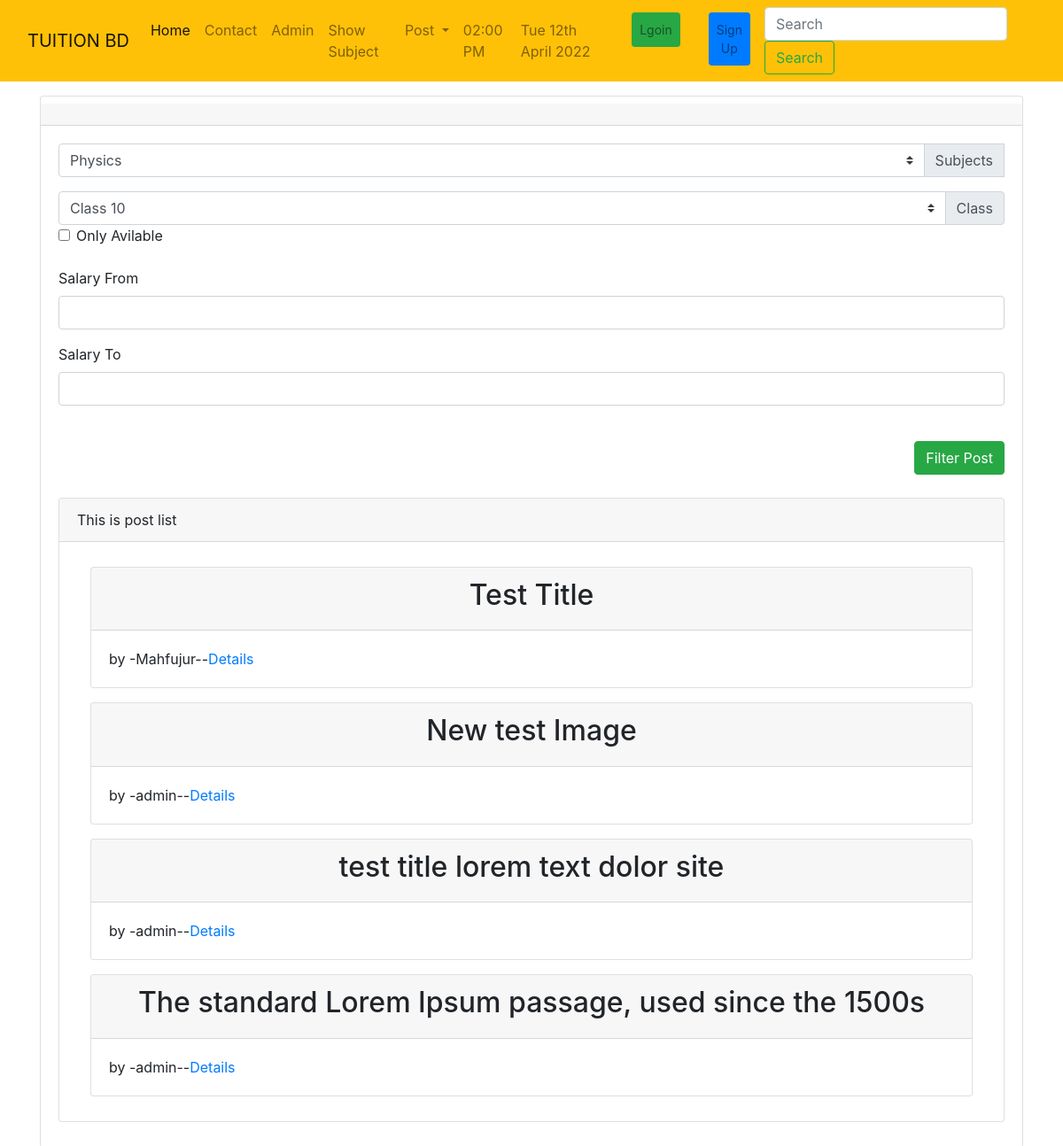
The page /tuition/postlist/ on the database its author committed.
### tuition/models.py (models this page shows, shortened)
class Post(models.Model):
    CATEGORY = (('Teacher', 'Teacher'), ('Student', 'Student'))
    MY_CHOICES = (('Bangla', 'Bangla'),
                  ('English', 'English'),
                  ('Urdu', 'Urdu'),
                  ('Arabic', 'Arabic'),
                  ('Hindi', 'Hindi'))
    user = models.ForeignKey(
        User, on_delete=models.CASCADE, blank=True, null=True)
    id = models.AutoField(primary_key=True)
    title = models.CharField(max_length=100)
    slug = models.CharField(max_length=100, default=title)
    email = models.EmailField()
    salary = models.IntegerField()
    details = models.TextField()
    availabe = models.BooleanField(default=True)
    category = models.CharField(max_length=100, choices=CATEGORY)
    created_at = models.DateTimeField(default=now)
    image = models.ImageField(default='default.jpg',
                              upload_to='tuition/images')
    medium = MultiSelectField(
        choices=MY_CHOICES, max_choices=3, max_length=100, default='Bangla')
    subject = models.ManyToManyField(Subject, related_name='subject_set')
    class_in = models.ManyToManyField(Class_in, related_name='class_set')

### tuition/views.py (the view)
# urls.py: path('postlist/', PostListView.as_view(), name="postlist"),
class PostListView(ListView):
    template_name = 'tuition/postlist.html'
    queryset = Post.objects.all()
    context_object_name = 'posts'
    def get_context_data(self, *args, **kwargs):
        context = super().get_context_data(*args, **kwargs)
        context['posts'] = context.get('object_list')
        context['msg'] = "This is post list"
        context['subjects'] = Subject.objects.all()
        context['classes'] = Class_in.objects.all()
        return context

### tuition/models.py (called while the page is built)
    def __str__(self):
        return self.name

    def __str__(self):
        return self.name

### templates/tuition/postlist.html (shortened to what this page needs)
{% extends 'index.html' %} {% block body %}
<div class="container py-2">
    <div class="card my-2 py-2">
        <div class="card-header">
        </div>
        <div class="card-body">
                <form action="/tuition/filter/" method="POST">
                  <div>
                    <div class="input-group mb-2 pb-2">
                        <select class="custom-select" name="subject" id="inputGroupSelect02">
                        {% for i in subjects %}
                             <option value="{{ i }}">{{ i }}</option>
                        {% endfor %}
                        </select>
                        <div class="input-group-append">
                        <label class="input-group-text" for="inputGroupSelect02">Subjects</label>
                    </div>
                    <br>
                  </div>
                  <div>
                        <div class="input-group ">
                            <select class="custom-select" name="class_in" id="inputGroupSelect02">
                                {% for i in classes %}
                            <option value="{{ i }}">{{ i }}</option>
                            {% endfor %}
                            </select>
                            <div class="input-group-append">
                            <label class="input-group-text" for="inputGroupSelect02">Class</label>
                        </div>
                    </div>
                    <div class="form-group form-check">
                        <input type="checkbox" class="form-check-input" name="availabe">
                        <label for="">Only Avilable</label>
                    </div>
                    <div class="form-group">
                        <label for=""> Salary From</label>
                        <input type="number" class="form-control" name="salary_from">
                    </div>
                    <div class="form-group">
                        <label for=""> Salary To</label>
                        <input type="number" class="form-control" name="salary_to">
                    </div>
                    <br>
                    <button type="submit" class="btn btn-success float-right">Filter Post</button>
            </form>
        </div>
    </div>
    <br>
    <br>
  <div class="card">
    <div class="card-header">{{ msg }}</div>
    <div class="card-body">
        <div class="col-md-12">
          <div class="row">
            {% for p in posts %}
            <div class="col-md-12 py-2">
              <div class="card">
                <div class="card-header">
                  <h2 class="text-center">{{p.title}}</h2>
                </div>
                <div class="card-body">
                  by -{{ p.user.username }}--<a
                    href="/tuition/postdetail/{{p.id}}"
                    >Details</a
                  >
                  <br />
                </div>
              </div>
            </div>
            {% endfor %}
          </div>
        </div>
      </div>
    </div>
  </div>
{% endblock body %}

### rows shown on the page
Post: title "Test Title", user.username "Mahfujur"
Post: title "New test Image", user.username "admin"
Post: title "test title lorem text dolor site", user.username "admin"
Post: title "The standard Lorem Ipsum passage, used since the 1500s", user.username "admin"

### other values the page prints
{{ msg }} "This is post list"
form field subject "Physics"
form field class_in "Class 10"
